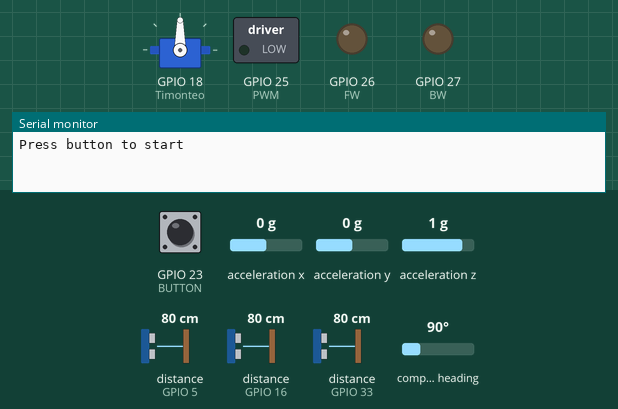
This sketch was run on a simulated ESP32. Shown: servo, switched loads named in the sketch (green lamp = pin HIGH), output pins drawn as LEDs (lit = HIGH), the last lines printed to the serial monitor. The inputs (shaded band) are chosen by the test bench; at power-on: GPIO 23 (BUTTON) HIGH, compass heading 90°, distance to the obstacle (sensors on GPIO 5, GPIO 16, GPIO 33) 80 cm, acceleration x 0 g, acceleration y 0 g, acceleration z 1 g. The echo pulse lasts 58.3 µs per cm.

Above: at 0.8 s.
0.9 s: GPIO 23 (BUTTON) pulled LOW for 0.15 s
At 1.8 s:
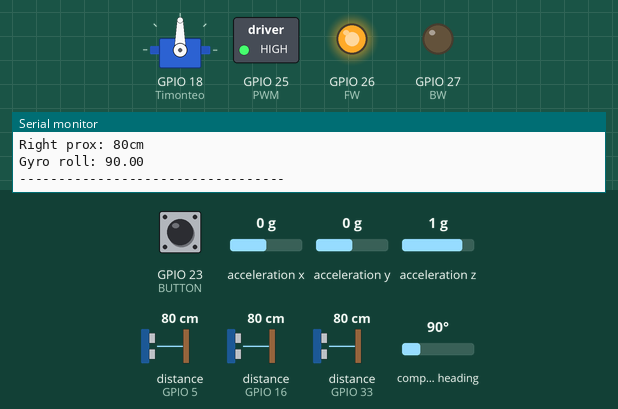
2.5 s: compass heading set to 180°
At 3.9 s:
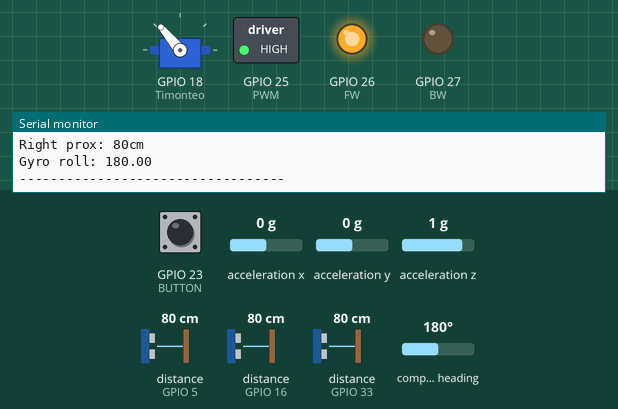
4.3 s: compass heading set to 7°
At 5.7 s:
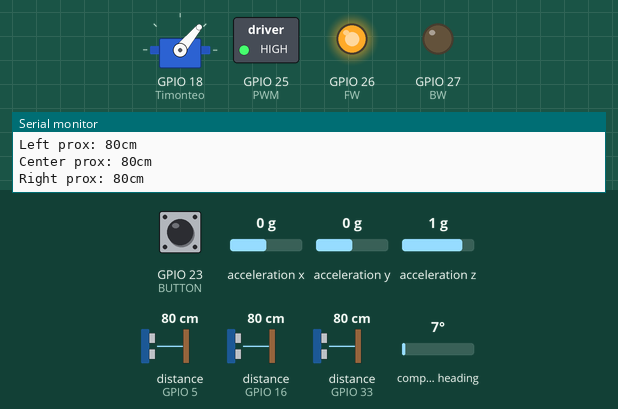
6.4 s: compass heading set to 269°
At 6.94 s:
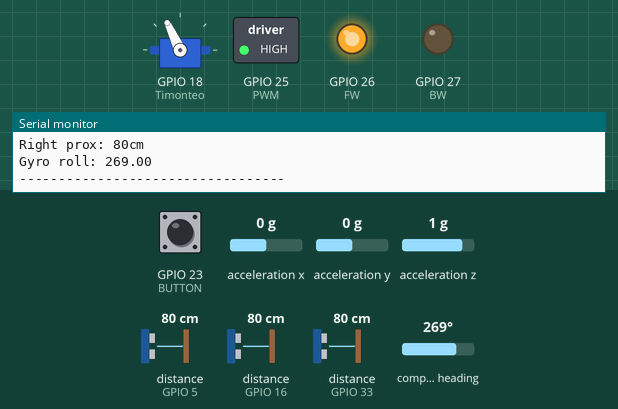
8.5 s: distance to the obstacle (sensor on GPIO 5) set to 250 cm
10.0 s: distance to the obstacle (sensor on GPIO 16) set to 22 cm
11.5 s: distance to the obstacle (sensor on GPIO 16) set to 19 cm
At 11.95 s:
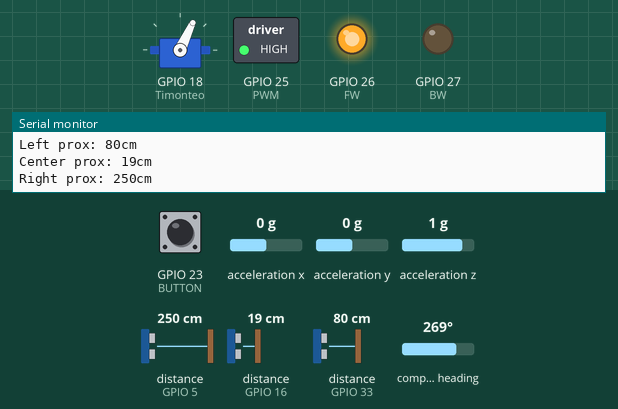
Timing chart, 0 to 14.5 s (numbered marks = the images above; inputs shaded):
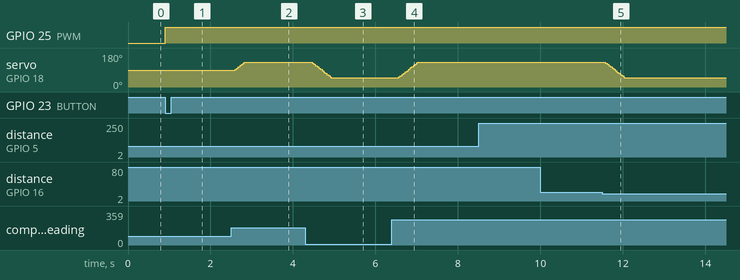

The sketch:

main.ino
```cpp
#include <Wire.h>
#include <Adafruit_Sensor.h>
#include <Adafruit_BNO055.h>
#include <ServoEasing.hpp>
#include <Ultrasonic.h>

// get EVERYTHING

TaskHandle_t Sensors = NULL;
TaskHandle_t Controls = NULL;

// initialize loop objects

Ultrasonic uLeft(32,33);
Ultrasonic uCenter(4,16);
Ultrasonic uRight(17,5);

int left = 0;
int center = 0;
int right = 0;

// initialize proximity sensors
//        LEFT  CENTER  RIGHT
// TRIG |  32  |   4  |  17  |
// ECHO |  33  |  16  |   5  |

int dMin = 20;
int dMax = 150;
int cw = 0;

#define MAX_TURN 40

float rotX = 0;
Adafruit_BNO055 gyro = Adafruit_BNO055(55);
sensors_event_t event;

// initialize BNO055 rotational sensor and related

#define BUTTON 23

// start button

#define PWM 25
#define FW 26
#define BW 27

// motor control pins

int servo_c = 90;
ServoEasing Timonteo; //como te odio serbastian

// initialize servo

int ini_angle = 0;
int angToMatch = 0;
int turnOffset = 0;

// variables for direction algorithm

void getSensors(void * parameters){
  gyro.getEvent(&event);
  ini_angle = event.orientation.x;
  // get initial robot rotation

  for (;;){
    gyro.getEvent(&event);
    rotX = event.orientation.x;

    Serial.print("Gyro roll: ");Serial.println(rotX);
    Serial.println("----------------------------------");

    left = uLeft.read();
    center = uCenter.read();
    right = uRight.read();

    Serial.print("Left prox: ");Serial.print(left);Serial.println("cm");
    Serial.print("Center prox: ");Serial.print(center);Serial.println("cm");
    Serial.print("Right prox: ");Serial.print(right);Serial.println("cm");

    angToMatch = ini_angle + (turnOffset*90*cw);

    delay(50);
  }
}

void control(void * parameters){
  digitalWrite(FW,HIGH);
  digitalWrite(PWM,HIGH);
  for (;;){
    while (center > dMin){
      if (cw == 0){
        if (left > dMax){
          cw = 1;
          Serial.println("Going clockwise");
        }
        if (right > dMax){
          cw = -1;
          Serial.println("Going counter-clockwise");
        }
      }
      // the totally awesome algorithm
      Timonteo.easeTo(constrain(servo_c + rotX - angToMatch,servo_c-MAX_TURN,servo_c+MAX_TURN));
      delay(100);
    }
    turnOffset++;
    Timonteo.easeTo(servo_c+(MAX_TURN*cw));
    Serial.println("wall detected: turn...NOW!!!!");
    while (rotX <= angToMatch) {
      delay(50);
    }
    Serial.println("We good now, keep going");
  }
}

void setup() {
  Serial.begin(115200);

  if (!gyro.begin()) {
    Serial.println("Could not find BNO055.");
    while(1);
  }
  gyro.setExtCrystalUse(true);

  Timonteo.attach(18, 90);
  Timonteo.setSpeed(170);

  pinMode(BUTTON, INPUT_PULLUP);

  pinMode(PWM, OUTPUT);
  pinMode(FW, OUTPUT);
  pinMode(BW, OUTPUT);

  Serial.println("Press button to start");
  while (digitalRead(BUTTON) == HIGH)
  {
    delay(1);
  }

  xTaskCreatePinnedToCore(
    control,
    "Car Control",
    4096,
    NULL,
    10,
    &Controls,
    1
  );
  // start control thread on core 1

  xTaskCreatePinnedToCore(
    getSensors,
    "Sensor Data",
    4096,
    NULL,
    1,
    &Sensors,
    0
  );
  // start sensors thread on core 0
}

void loop() {
}
```

Measured:
- the behaviour switches between 21 and 20 cm on distance to the obstacle (sensor on GPIO 16) (found by bisection; images 4 and 5)
- after the input at 0.9 s, GPIO 25 (PWM), GPIO 26 (FW): LOW → HIGH at once
- after the input at 2.5 s, servo on GPIO 18 (Timonteo): 90° → 130° after 0.10 s
- after the input at 4.3 s, servo on GPIO 18 (Timonteo): moves from 130° to 50° over 0.46 s, starting after 0.16 s
- after the input at 6.4 s, servo on GPIO 18 (Timonteo): moves from 50° to 130° over 0.46 s, starting after 0.17 s
- after the input at 11.5 s, servo on GPIO 18 (Timonteo): moves from 130° to 50° over 0.46 s, starting after 0.08 s
